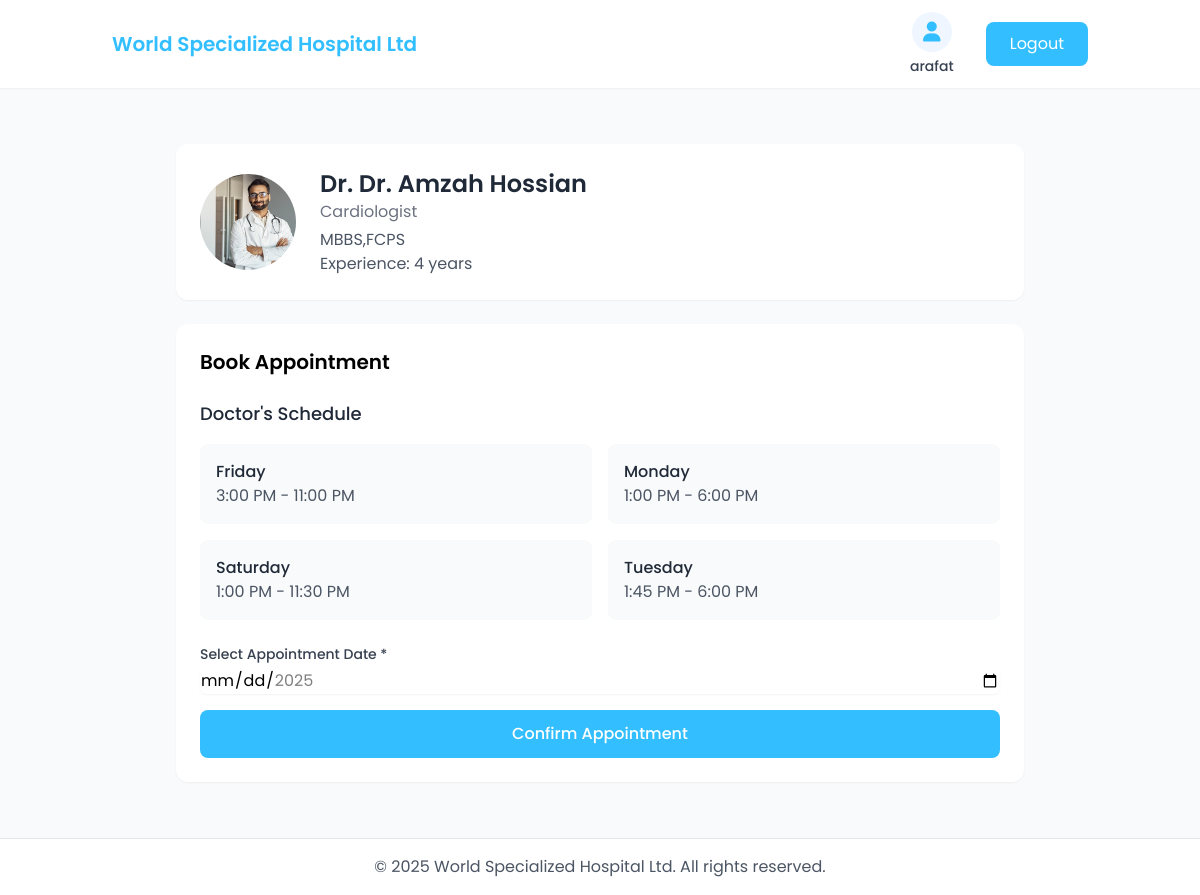
/book-appointment/5/ (signed in), run on the app's committed database.
### myapp/models.py (models this page shows, shortened)
class Doctor(models.Model):
    id = models.AutoField(primary_key=True)
    username = models.CharField(max_length=100, unique=True,null = True)  # Removed null and blank
    full_name = models.CharField(max_length=100)
    password = models.CharField(max_length=128)  # Changed max_length to 128, removed default
    category = models.ForeignKey(
        DoctorCategory,
        on_delete=models.SET_DEFAULT,
        related_name='doctors',
        default=get_default_category,
    )
    email = models.EmailField(max_length=254, unique=True)
    mobile = models.CharField(max_length=15,unique=True,null = True)
    degrees = models.CharField(max_length=200)
    hospital = models.CharField(max_length=200, default='')
    experience = models.IntegerField(help_text='Experience in years')
    description = models.TextField(default='')
    image = models.ImageField(upload_to='static/images/doctors/', null=True, blank=True)
    created_at = models.DateTimeField(default=timezone.now)
    updated_at = models.DateTimeField(default=timezone.now)
    is_active = models.BooleanField(default=True)

class DoctorCategory(models.Model):
    id = models.AutoField(primary_key=True)
    type = models.CharField(max_length=100)
    created_at = models.DateTimeField(default=timezone.now)
    updated_at = models.DateTimeField(default=timezone.now)
    class Meta:
        verbose_name_plural = 'Doctor Categories'

class Schedule(models.Model):
    DAYS_OF_WEEK = [
        ('Monday', 'Monday'),
        ('Tuesday', 'Tuesday'),
        ('Wednesday', 'Wednesday'),
        ('Thursday', 'Thursday'),
        ('Friday', 'Friday'),
        ('Saturday', 'Saturday'),
        ('Sunday', 'Sunday'),
    ]
    id = models.AutoField(primary_key=True)
    doctor = models.ForeignKey(Doctor, on_delete=models.CASCADE, related_name='schedules')
    day = models.CharField(max_length=10, choices=DAYS_OF_WEEK)
    start_time = models.TimeField()
    end_time = models.TimeField()
    is_available = models.BooleanField(default=True)
    created_at = models.DateTimeField(default=timezone.now)
    updated_at = models.DateTimeField(default=timezone.now)
    class Meta:
        db_table = 'schedule'
        unique_together = ['doctor', 'day']
        ordering = ['doctor', 'day']

### myapp/views.py (the view, shortened to what this page needs)
# urls.py: path('book-appointment/<int:doctor_id>/', views.book_appointment, name='book_appointment'),
@user_login_required
def book_appointment(request, doctor_id):
    doctor = get_object_or_404(Doctor, id=doctor_id)
    today = datetime.now().date()
    max_date = today + timedelta(days=30)
    schedules = Schedule.objects.filter(doctor=doctor, is_available=True)
    context = {
        'doctor': doctor,
        'today_date': today,
        'max_date': max_date,
        'schedules': schedules
    }
    return render(request, 'general user/book_appointment.html', context)

### myapp/views.py (called while the page is built)
def user_login_required(view_func):
    @wraps(view_func)
    def wrapper(request, *args, **kwargs):
        if 'user_id' not in request.session:
            messages.error(request, 'Please login first.')
            return redirect('general_user_login')
        return view_func(request, *args, **kwargs)
    return wrapper

### myapp/templates/general user/book_appointment.html (shortened to what this page needs)
{% extends 'general user/gs_base.html' %}
{% block content %}
<div class="max-w-4xl mx-auto p-6">
    <div class="bg-white rounded-xl shadow-sm p-6 mb-6">
        <div class="flex items-center space-x-6">
            {% if doctor.image %}
                <img src="{{ doctor.image.url }}" alt="{{ doctor.full_name }}" class="w-24 h-24 rounded-full object-cover">
            {% else %}
                <div class="w-24 h-24 bg-blue-50 rounded-full flex items-center justify-center">
                    <i class="fas fa-user-md text-[#33BFFF] text-4xl"></i>
                </div>
            {% endif %}
            <div>
                <h1 class="text-2xl font-semibold text-gray-800">Dr. {{ doctor.full_name }}</h1>
                <p class="text-gray-500">{{ doctor.category.type }}</p>
                <p class="text-gray-600 mt-1">{{ doctor.degrees }}</p>
                <p class="text-gray-600">Experience: {{ doctor.experience }} years</p>
            </div>
        </div>
    </div>
    <div class="bg-white rounded-xl shadow-sm p-6">
        <h2 class="text-xl font-semibold mb-6">Book Appointment</h2>
        <div class="mb-6">
            <h3 class="text-lg font-medium text-gray-800 mb-4">Doctor's Schedule</h3>
            <div class="grid grid-cols-1 md:grid-cols-2 gap-4">
                {% for schedule in schedules %}
                <div class="bg-gray-50 rounded-lg p-4">
                    <h4 class="font-medium text-gray-800">{{ schedule.day }}</h4>
                    <p class="text-gray-600">{{ schedule.start_time|time:"g:i A" }} - {{ schedule.end_time|time:"g:i A" }}</p>
                </div>
                {% endfor %}
            </div>
        </div>
        <form method="POST" class="space-y-6">
            <div class="space-y-4">
                <div>
                    <label for="appointment_date" class="block text-sm font-medium text-gray-700">Select Appointment Date *</label>
                    <input type="date" id="appointment_date" name="appointment_date"
                           min="{{ today_date|date:'Y-m-d' }}"
                           max="{{ max_date|date:'Y-m-d' }}"
                           class="mt-1 block w-full rounded-md border-gray-300 shadow-sm focus:border-blue-500 focus:ring-blue-500"
                           required>
                </div>
            <button type="submit"
                    class="w-full bg-[#33BFFF] text-white px-4 py-3 rounded-lg
                           hover:bg-[#0099FF] transition-all transform
                           hover:scale-105 font-medium">
                Confirm Appointment
            </button>
        </form>
    </div>
</div>
{% endblock %}

### myapp/templates/general user/gs_base.html (shortened to what this page needs)
<!DOCTYPE html>
<html lang="en">
<head>
    {% load static %}
    <script src="https://cdn.tailwindcss.com"></script>
    <link rel="stylesheet" href="https://cdnjs.cloudflare.com/ajax/libs/font-awesome/6.5.1/css/all.min.css">
</head>
<body class="bg-gray-50 font-[Poppins]">
    <header class="bg-white shadow-sm">
        <nav class="container mx-auto px-6 py-3">
            <div class="flex justify-between items-center">
                <a href="{% url 'user_home' %}" class="text-[#33BFFF] text-xl font-semibold">
                    World Specialized Hospital Ltd
                </a>
                <div class="flex items-center space-x-8">
                    <div class="flex flex-col items-center">
                        <div class="w-10 h-10 bg-blue-50 rounded-full flex items-center justify-center">
                            <i class="fas fa-user text-[#33BFFF] text-xl"></i>
                        </div>
                        <span class="text-sm text-gray-700 font-medium mt-1">{{ request.session.user_name }}</span>
                    </div>
                    <a href="{% url 'general_user_logout' %}" class="bg-[#33BFFF] text-white px-6 py-2.5 rounded-lg hover:bg-[#0099FF] transition-all">Logout</a>
                </div>
            </div>
        </nav>
    </header>
    <main class="container mx-auto px-6 py-8">
        {% block content %}{% endblock %}
    </main>
    <footer class="bg-white border-t mt-auto">
        <div class="container mx-auto px-6 py-4 text-center text-gray-600">
            <p>&copy; {% now "Y" %} World Specialized Hospital Ltd. All rights reserved.</p>
        </div>
    </footer>
</body>
</html>

### data on the page
Doctor: image (picture), full_name "Dr. Amzah Hossian", category.type "Cardiologist", degrees "MBBS,FCPS", experience "4"
Schedule: day "Friday", start_time "3:00 PM", end_time "11:00 PM"
Schedule: day "Monday", start_time "1:00 PM", end_time "6:00 PM"
Schedule: day "Saturday", start_time "1:00 PM", end_time "11:30 PM"
Schedule: day "Tuesday", start_time "1:45 PM", end_time "6:00 PM"

### other printed values
{{ request.session.user_name }} "arafat"
